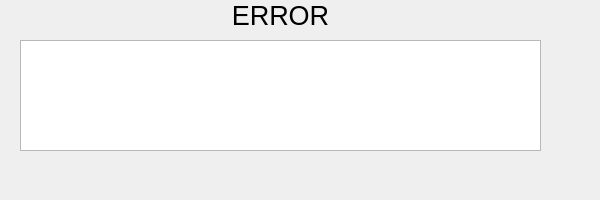
<?xml version="1.0" encoding="UTF-8"?>
<ui version="4.0">
 <class>ErrorWindow</class>
 <widget class="QMainWindow" name="ErrorWindow">
  <property name="geometry">
   <rect>
    <x>0</x>
    <y>0</y>
    <width>600</width>
    <height>200</height>
   </rect>
  </property>
  <property name="windowTitle">
   <string>Error</string>
  </property>
  <widget class="QWidget" name="centralwidget">
   <widget class="QLabel" name="label_2">
    <property name="geometry">
     <rect>
      <x>20</x>
      <y>0</y>
      <width>521</width>
      <height>31</height>
     </rect>
    </property>
    <property name="font">
     <font>
      <pointsize>20</pointsize>
      <weight>50</weight>
      <bold>false</bold>
     </font>
    </property>
    <property name="text">
     <string>ERROR</string>
    </property>
    <property name="alignment">
     <set>Qt::AlignCenter</set>
    </property>
   </widget>
   <widget class="QTextBrowser" name="label">
    <property name="geometry">
     <rect>
      <x>20</x>
      <y>40</y>
      <width>521</width>
      <height>111</height>
     </rect>
    </property>
    <property name="focusPolicy">
     <enum>Qt::NoFocus</enum>
    </property>
   </widget>
  </widget>
 </widget>
 <resources/>
 <connections/>
</ui>
